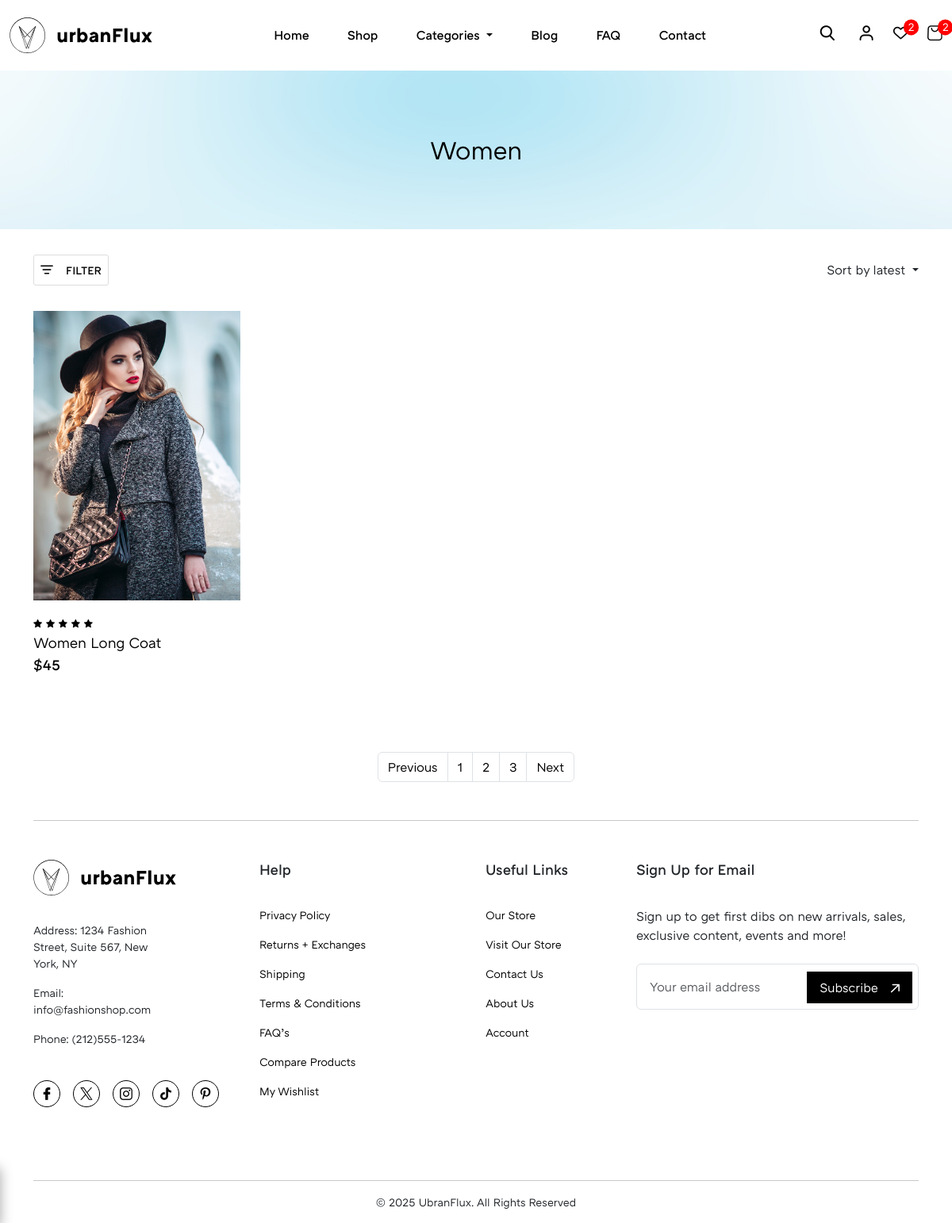
Screenshot of /category/9 with the database file from the repository.
### Site_Settings/models.py (models this page shows)
class Site_Settings(models.Model):
    estimated_delivery = models.TextField(max_length= 200, null=True)
    return_time = models.TextField(max_length= 200 , null=True)
    site_logo = models.FileField(upload_to='site_logo', validators=[validate_logo])
    theme_hero_section = models.ImageField(upload_to= 'theme_hero_section')
    tax_rate = models.IntegerField()
    product_policies = models.TextField(max_length=400)
    class Meta:
        verbose_name = ''
        verbose_name_plural = 'Site Settings'

### Category/models.py (models this page shows, shortened)
class Category(models.Model):
    category_name = models.CharField(max_length=255, unique=True)
    cat_image = models.ImageField(upload_to= 'Categories', null=True, blank=True)
    slug =models.SlugField(max_length=100, unique=True)
    class Meta:
        verbose_name= ''
        verbose_name_plural = 'Categories'

### Store/models.py (models this page shows, shortened)
class Store(models.Model):
    product_name = models.CharField(max_length=100)
    price = models.IntegerField(null=True)
    product_type = models.CharField(max_length=15)
    description = models.TextField(max_length=500)
    Color_1 = models.CharField(max_length=10 , null=True)
    Color_2 = models.CharField(max_length=10, null=True , blank=True)
    Color_3 = models.CharField(max_length=10, null=True , blank=True)
    Feature_1 = models.CharField(max_length=50)
    Feature_2 = models.CharField(max_length=50, null=True , blank=True)
    Feature_3 = models.CharField(max_length=50, null=True , blank=True)
    Size_1 = models.CharField(max_length=20 , null=True)
    Size_2 = models.CharField(max_length=20, null=True , blank=True)
    Size_3 = models.CharField(max_length=20, null=True , blank=True)
    Materials_Care_1 = models.CharField(max_length=50, null=True)
    Materials_Care_2 = models.CharField(max_length=50, null=True , blank=True)
    Materials_Care_3 = models.CharField(max_length=50, null=True , blank=True)
    stock = models.IntegerField()
    sale = models.IntegerField(null=True, blank=True)
    is_available = models.BooleanField(default = True)
    slug =models.SlugField(max_length=100, unique=True)
    Image = models.ImageField(upload_to='Products')
    product_image_1 = models.ImageField(upload_to='Products')
    product_image_2 = models.ImageField(upload_to='Products')
    product_image_3 = models.ImageField(upload_to='Products')
    category = models.ForeignKey(Category, on_delete=models.CASCADE)
    class Meta():
        verbose_name = ''
        verbose_name_plural = 'Product'

### urbax_Flux/views.py (the view)
# urls.py: path('category/', views.product_category, name='category'),
def product_category(request, category):
    categories =  Category.objects.all()
    category_obj = get_object_or_404(Category, id=category)
    product_by_cat = Store.objects.filter( category_id=category)
    site_settings = Site_Settings.objects.all()
    Data = {
        "site_settings_data": site_settings,
        "categories_data": categories,
        "cat_obj" : category_obj,
        "product_by_cat_data" : product_by_cat
    }
    return render(request, 'category.html' , Data)

### templates/category.html (shortened to what this page needs)
{% load custom_tags %}
{% include 'header.html' %}
<main class="main-content">
    <section class="theme-hero-section">
        <figure>
            {% for theme in site_settings_data %}
            <img src="{{theme.theme_hero_section.url}}" alt="">
            {% endfor %}
            <figcaption>
                <h4 class="main-heading-font-medium">{{cat_obj.category_name}}</h4>
            </figcaption>
        </figure>
    </section>
    <div class="theme-filters-container">
        <div class="container">
            <div class="theme-filters-container-inner align-center-bet">
                <button class="align-center theme-filter-button light-border" id="filter_button"><i
                        class="filter-close icon-filter-icon"></i><small>FILTER</small></button>
                <div class="nav-item dropdown">
                    <a class="nav-link dropdown-toggle" href="#" id="navbarDropdown" role="button"
                        data-bs-toggle="dropdown" aria-expanded="false">
                        Sort by latest
                    </a>
                </div>
            </div>
        </div>
    </div>
    <section class="theme-product-cards">
        <div class="container">
            <div class="theme-product-cards-inner">
                <div class="row">
                    {% for c in product_by_cat_data %}
                    <div class="col-md-6 col-lg-4 col-xl-3">
                        <div class="product-cards">
                            <a href="{% url 'product-detail' c.id %}">
                                <figure>
                                    <img loading="lazy" src="{{c.Image.url}}" alt="">
                                </figure>
                            </a>
                            <div class="info">
                                <span><i class="icon-rating"></i></span>
                                <span><i class="icon-rating"></i></span>
                                <span><i class="icon-rating"></i></span>
                                <span><i class="icon-rating"></i></span>
                                <span><i class="icon-rating"></i></span>
                                <a href="{% url 'product-detail' c.id %}"
                                    class="product-carousel-anchor">{{c.product_name}}</a>
                                    {% if c.sale >= 1 %}
                                        <small class="before-price">${{c.price}}</small><span><small  class="red_color px-3">${% calculate_discount_price c.price c.sale %}</small></span>
                                        {% else %}
                                      <small>${{c.price}}</small>
                                      {% endif %}
                            </div>
                        </div>
                    </div>
                    {% endfor %}
                </div>
            </div>
            <div class="pagination just-center my-5">
                <nav aria-label="Page navigation example">
                    <ul class="pagination">
                        <li class="page-item"><a class="page-link" href="#">Previous</a></li>
                        <li class="page-item"><a class="page-link" href="#">1</a></li>
                        <li class="page-item"><a class="page-link" href="#">2</a></li>
                        <li class="page-item"><a class="page-link" href="#">3</a></li>
                        <li class="page-item"><a class="page-link" href="#">Next</a></li>
                    </ul>
                </nav>
            </div>
        </div>
    </section>
</main>
{% include 'footer.html' %}

### templates/header.html (shortened to what this page needs)
{% load static %}
<!DOCTYPE html>
<html lang="en">
<head>
  <link rel="stylesheet" href="{% static 'assets/libs/swiper.css' %}">
  <link rel="stylesheet" href=" {% static 'assets/css/main.css' %}">
</head>
<body>
  <div class="site-wrapper">
    <header class="header">
      <nav class="navbar navbar-expand-lg main-navbar">
        <div class="container container-lg">
          {% for logo in site_settings_data %}
          <a class="navbar-brand" href="#">
            <img src="{{logo.site_logo.url}}" class="site-logo" alt="">
          </a>
          {% endfor %}
          <div class="collapse navbar-collapse" id="navbarSupportedContent">
            <ul class="navbar-nav me-auto mb-2 mb-lg-0">
              <li class="nav-item  nav-bar-links">
                <a class="nav-link active" aria-current="page" href="{% url 'home' %}">Home</a>
              </li>
              <li class="nav-item nav-bar-links">
                <a class="nav-link" href="{% url 'shop' %}">Shop</a>
              </li>
              <li class="nav-item dropdown nav-bar-links">
                <a class="nav-link dropdown-toggle" href="#" id="navbarDropdown" role="button" data-bs-toggle="dropdown"
                  aria-expanded="false">
                  Categories
                </a>
              </li>
              <li class="nav-item nav-bar-links">
                <a class="nav-link" href="#">Blog</a>
              </li>
              <li class="nav-item nav-bar-links">
                <a class="nav-link" href="#">FAQ</a>
              </li>
              <li class="nav-item nav-bar-links">
                <a class="nav-link" href="#">Contact</a>
              </li>
            </ul>
            <ul class="nav-right-links align-center">
                <li>
                  <button class="lg-hide links-hover" id="search-btn"><i  class="icon-search"></i></button>
                </li>
              <li><a href="{% url 'login' %}" class="links-hover lg-hide"><i class="icon-login"></i></a></li>
              <li><a href="{% url 'wishlist' %}" class="links-hover lg-hide count"><i class="icon-favourite"></i><span><small>2</small></span></a></li>
              <li><a href="{% url 'Shopping-cart' %}" class="links-hover lg-hide count"><i class="icon-cart"></i><span><small>2</small></span></a></li>
            </ul>
          </div>
        </div>
      </nav>
    </header>

### templates/footer.html (shortened to what this page needs)
{% load static %}
<footer class="footer">
    <div class="container">
      <hr class="my-5">
      <div class="footer-inner">
        <div class="row">
          <div class="col-md-12 col-lg-6 col-xl-2">
            <div class="col-inner">
              {% for logo in site_settings_data %}
              <img loading="lazy" src="{{logo.site_logo.url}}" class="site-logo" alt="">
              {% endfor %}
              <ul class="mb-5">
                <li>
                  <small>Address: 1234 Fashion Street, Suite 567,
                    New York, NY</small>
                </li>
                <li>
                  <small>Email: info@fashionshop.com</small>
                </li>
                <li>
                  <small>Phone: (212)555-1234</small>
                </li>
              </ul>
              <ul class="footer-social-media-icons">
                <li><a href=""><i class="icon-facebook"></i></a></li>
                <li><a href=""><i class="icon-twitter"></i></a></li>
                <li><a href=""><i class="icon-instagram"></i></a></li>
                <li><a href=""><i class="icon-tiktok"></i></a></li>
                <li><a href=""><i class="icon-pinterest"></i></a></li>
              </ul>
            </div>
          </div>
          <div class="col-md-12 col-lg-6 col-xl-2 offset-xl-1">
            <div class="col-inner">
              <strong class="col-title">Help</strong>
              <ul>
                <li><a href=""><small>Privacy Policy</small></a></li>
                <li><a href=""><small>Returns + Exchanges</small></a></li>
                <li><a href=""><small>Shipping</small></a></li>
                <li><a href=""><small>Terms & Conditions</small></a></li>
                <li><a href=""><small>FAQ’s</small></a></li>
                <li><a href=""><small>Compare Products</small></a></li>
                <li><a href=""><small>My Wishlist</small></a></li>
              </ul>
            </div>
          </div>
          <div class="col-md-12 col-lg-6 col-xl-2 offset-xl-1">
            <div class="col-inner">
              <strong class="col-title">Useful Links</strong>
              <ul>
                <li><a href=""><small>Our Store</small></a></li>
                <li><a href=""><small>Visit Our Store</small></a></li>
                <li><a href=""><small>Contact Us</small></a></li>
                <li><a href=""><small>About Us</small></a></li>
                <li><a href=""><small>Account</small></a></li>
              </ul>
            </div>
          </div>
          <div class="col-md-12 col-lg-6 col-xl-4">
            <div class="col-inner">
              <strong class="col-title">Sign Up for Email</strong>
              <p class="mb-4">Sign up to get first dibs on new arrivals, sales, exclusive content, events and more!</p>
              <form class="row g-3">
                <div class="col-md-12 news-letter-input">
                  <input type="email" class="form-control" placeholder="Your email address" id="inputEmail4">
                  <button type="submit" class="news-letter-subscribe subscribe-button">Subscribe<i class="icon-theme-link link-arrow"></i></button>
                </div>
              </form>
            </div>
          </div>
        </div>
      </div>
      <hr class="mt-5">
      <div class="copyright mb-3 just-center">
          <small>&copy 2025 UbranFlux. All Rights Reserved</small>
      </div>
    </div>
  </footer>
</div>
</body>
</html>

### rows the page displays
Site_Settings: site_logo (picture), theme_hero_section (picture)
Category: category_name "Women"
Store: Image (picture), product_name "Women Long Coat", price "45"
